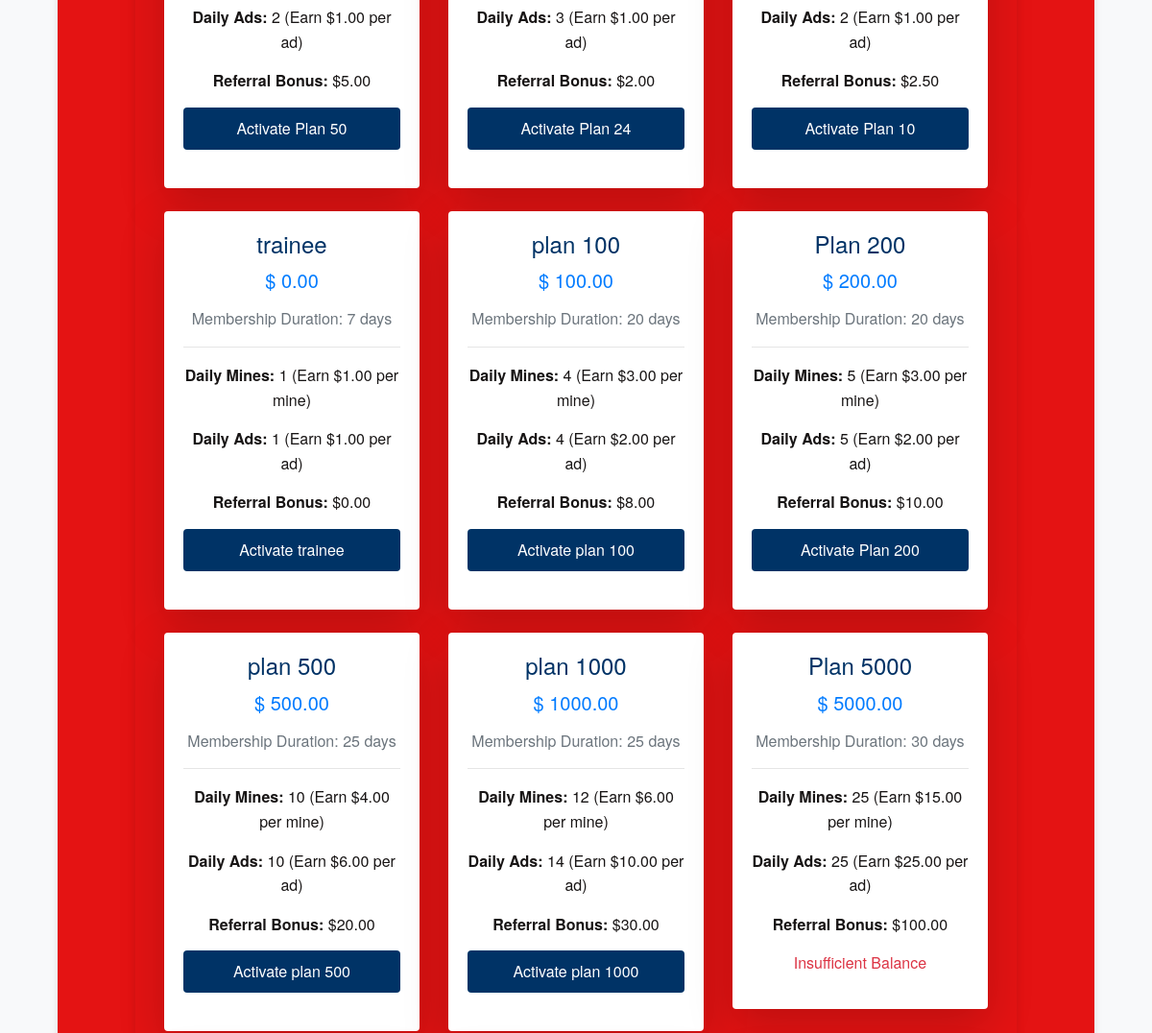
Before: /tasks/choose_plan/ (signed in, middle part) with the older database file.
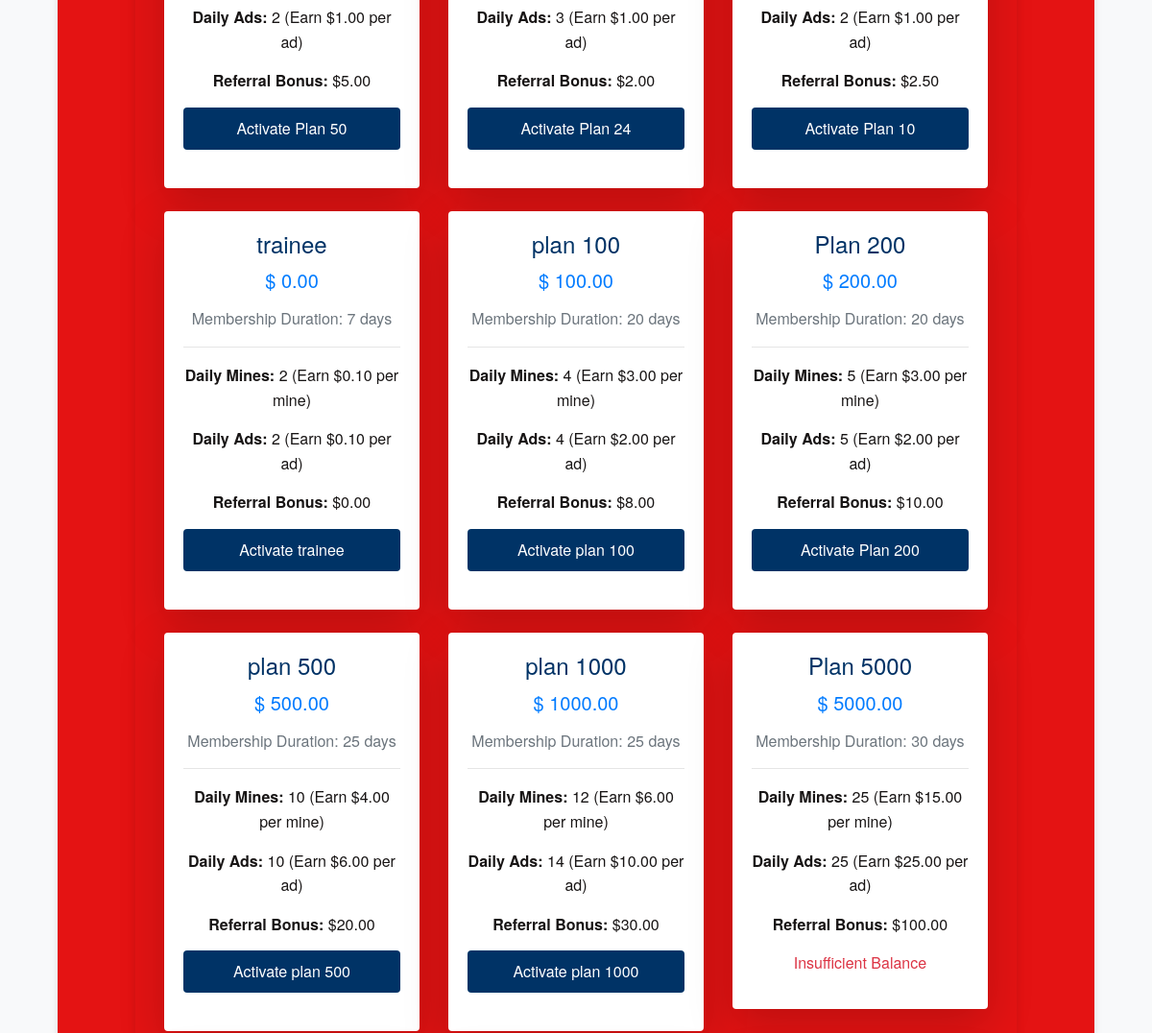
After: the same page with the newer database file.
### tasks/models.py (models this page shows, shortened)
class Plan(models.Model):
    name = models.CharField(max_length=100)  # e.g., "Trainee", "Plan 1000", etc.
    activation_fee = models.DecimalField(max_digits=10, decimal_places=2, default=0)
    daily_mines = models.IntegerField(default=0)
    reward_per_mine = models.DecimalField(max_digits=10, decimal_places=2, default=0)
    daily_ads = models.IntegerField(default=0)
    reward_per_ad = models.DecimalField(max_digits=10, decimal_places=2, default=0)
    membership_duration = models.IntegerField(default=0)  # in days
    invitation_commission = models.DecimalField(max_digits=10, decimal_places=2, default=0)

### tasks/views.py (the view)
# urls.py: path('choose_plan/', choose_plan, name='choose_plan'),
@login_required
def choose_plan(request):
    if request.method == "POST":
        plan_id = request.POST.get("plan_id")
        try:
            plan = Plan.objects.get(id=plan_id)
        except Plan.DoesNotExist:
            messages.error(request, "Invalid plan selected.")
            return redirect("choose_plan")
        user_profile = request.user.userprofile
        if user_profile.plan and user_profile.plan.id == plan.id:
            messages.error(request, "You are already on this plan. Please select a different plan to upgrade.")
            return redirect("choose_plan")
        if user_profile.balance < plan.activation_fee:
            messages.error(request, "Insufficient balance to activate this plan.")
            return redirect("choose_plan")
        user_profile.balance -= plan.activation_fee
        if user_profile.plan:
            user_profile.mines_today = 0
            user_profile.last_mine_date = None
            user_profile.ads_watched_today = 0
            user_profile.last_ad_date = None
        user_profile.plan = plan
        user_profile.plan_activation_date = datetime.date.today()
        user_profile.save()
        referral_code = request.session.get("referral_code", None)
        if referral_code:
            try:
                inviter = UserProfile.objects.get(referral_code=referral_code)
                if plan.name.strip().lower() != "trainee":
                    inviter.balance += plan.invitation_commission
                    inviter.save()
                    logger.info(f"Commission of {plan.invitation_commission} awarded to inviter {inviter.user.username}")
                else:
                    logger.info("No commission awarded because the new plan is 'trainee'")
            except UserProfile.DoesNotExist:
                logger.warning("Referral code invalid; no inviter found.")
            request.session.pop("referral_code", None)
        messages.success(request, "Plan activated/upgraded successfully! Your daily limits have been reset.")
        return redirect("home")
    else:
        plans = Plan.objects.all()
        user_balance = request.user.userprofile.balance
        return render(request, "tasks/choose_plan.html", {"plans": plans, "balance": user_balance})

### tasks/templates/tasks/choose_plan.html (shortened to what this page needs)
{% extends 'base.html' %}
{% block content %}
<div class="container my-5">
  <div class="row">
    {% for plan in plans %}
      <div class="col-md-4 mb-4">
        <div class="card shadow-lg border-0">
          <div class="card-body text-center">
            <h3 class="card-title">{{ plan.name }}</h3>
            <h5 class="text-primary">$ {{ plan.activation_fee }}</h5>
            <p class="text-muted">Membership Duration: {{ plan.membership_duration }} days</p>
            <hr>
            <p><strong>Daily Mines:</strong> {{ plan.daily_mines }} (Earn ${{ plan.reward_per_mine }} per mine)</p>
            <p><strong>Daily Ads:</strong> {{ plan.daily_ads }} (Earn ${{ plan.reward_per_ad }} per ad)</p>
            <p><strong>Referral Bonus:</strong> ${{ plan.invitation_commission }}</p>
            {% if balance >= plan.activation_fee %}
              <form method="POST" action="{% url 'choose_plan' %}">
                <button class="btn btn-success btn-block">Activate {{ plan.name }}</button>
              </form>
            {% else %}
              <p class="text-danger mt-2">Insufficient Balance</p>
            {% endif %}
          </div>
        </div>
      </div>
    {% endfor %}
  </div>
</div>
{% endblock %}

### tasks/templates/base.html (shortened to what this page needs)
{% load static %}
<!DOCTYPE html>
<html lang="en">
<head>
  <link rel="stylesheet" href="https://stackpath.bootstrapcdn.com/bootstrap/4.5.2/css/bootstrap.min.css">
  <link rel="stylesheet" href="{% static 'css/styles.css' %}">
</head>
<body>
  <main class="container my-5">
    {% block content %}
    {% endblock %}
  </main>
</body>
</html>

### static/css/styles.css (style rules this page uses)
* { margin: 0; padding: 0; box-sizing: border-box; }
body { font-family: 'Helvetica Neue', Helvetica, Arial, sans-serif; font-size: 16px; line-height: 1.6; background-color: #2ece0e; color: #181515; }
.container { width: 90%; max-width: 1200px; margin: 30px auto; background-color: #e41313; padding: 30px; border-radius: 4px; box-shadow: 0 2px 8px rgba(0, 0, 0, 0.1); }
h1, h2, h3, h4, h5, h6 { margin-bottom: 15px; color: #003366; }
h3 { font-size: 1.5rem; }
p { margin-bottom: 15px; }
.btn, button, input[type="submit"] { display: inline-block; padding: 10px 20px; background-color: #003366; color: #fff; border: none; border-radius: 4px; text-decoration: none; font-size: 1rem; cursor: pointer; transition: background-color 0.3s ease; }
form { margin-bottom: 20px; }

### tasks/templates/base.html (style rules this page uses)
body { background-color: #f8f9fa; }

Changed rows visible on the page:
changed Plan "trainee": daily_mines "1" → "2"; reward_per_mine "1.00" → "0.10"; daily_ads "1" → "2"; reward_per_ad "1.00" → "0.10"
